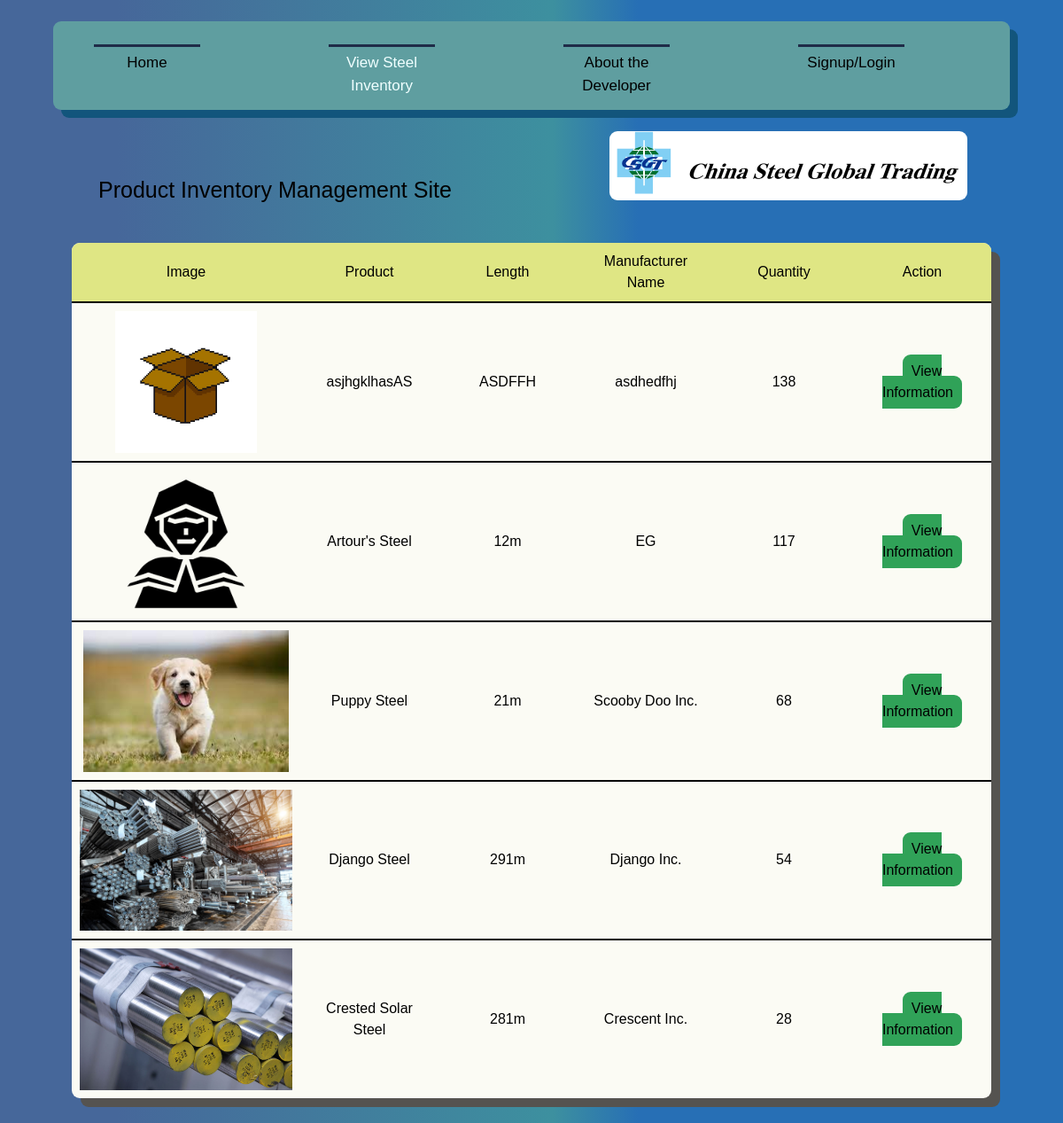
The page /Products on the database as committed earlier.
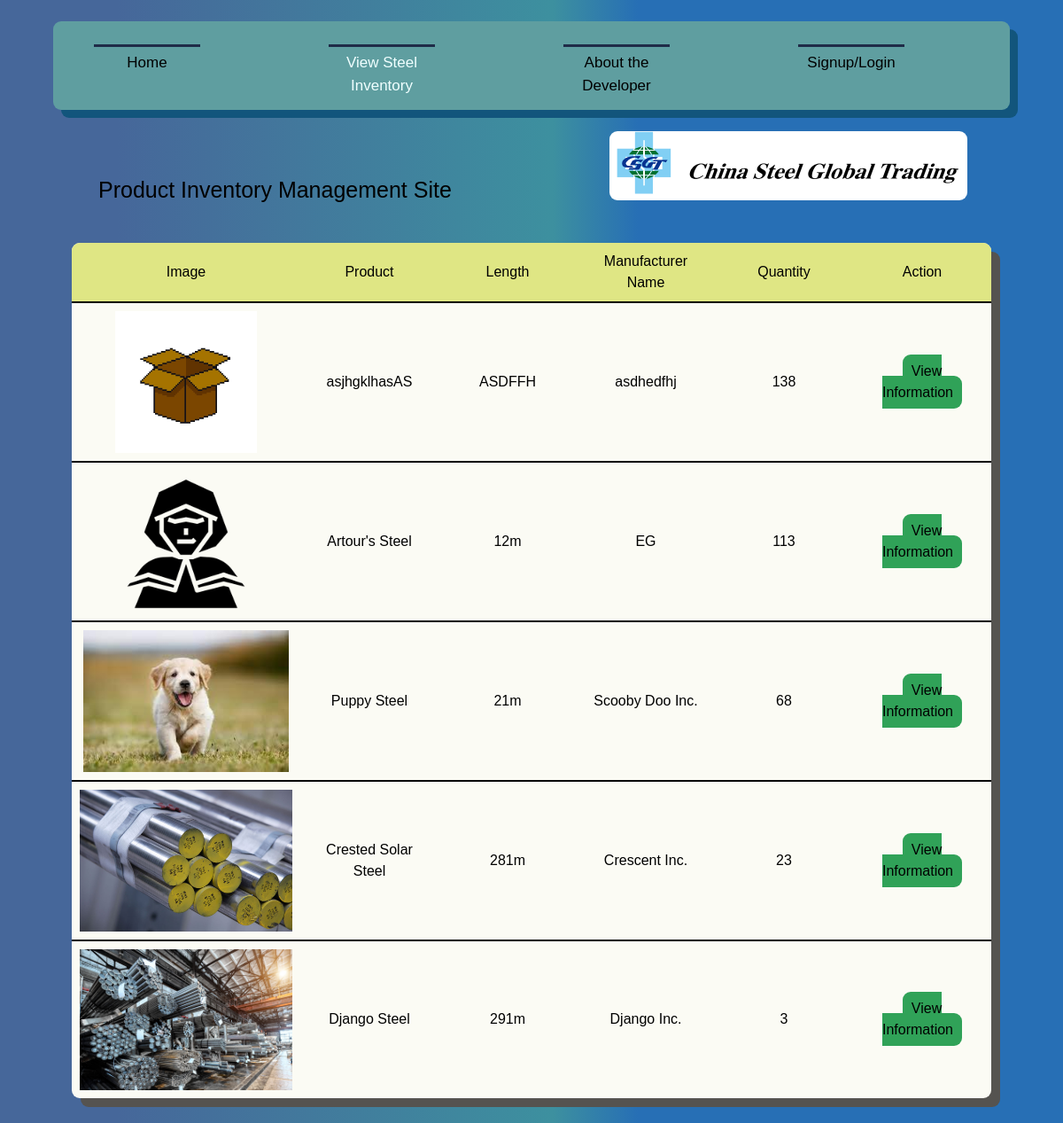
The same page on the database as committed later.
### Inventory/models.py (models this page shows, shortened)
class Product(models.Model): #Steels, not food
    objects = models.Manager()
    Name = models.CharField(max_length=200, unique=True)
    Image = models.ImageField(default= "images/defproduct.jpg", blank=True, upload_to="images/") #not have image if we dont have one, uploaded to images folder automatically
    Manufacturer = models.CharField(default=None, max_length=100)
    ManuLoc = models.CharField(default=None,max_length=255)
    Color = models.CharField(default=None, max_length=20)
    Status = models.BooleanField(default=True) #Records incase of removed
    Measurement = models.CharField(default=None, max_length=30)
    Description = models.CharField(default=None, max_length=500)
    GrossWeight = models.CharField(default=None, max_length=40)
    Marks = models.CharField(default=None, null=True, max_length=300)
    Length = models.CharField(max_length=20)
    Cost = models.DecimalField(default=0, validators=[DecimalValidator(5,2)], decimal_places=2, max_digits=7) #declared value USD
    Stock = models.BigIntegerField(default=0)
    Contact = models.CharField(max_length=500)

### Inventory/views.py (the view)
# urls.py: path('Products',views.Products, name='Products'),
def Products(request):
    use = 'home'
    condition = ""
    User = Userperson.objects.all()
    P = Product.objects.filter(Stock__gte = 1).filter(Status = True).order_by('-Stock')
    if request.user.is_authenticated:
        condition = True
        if request.session.get('NAVIGATE') == "confirmorder" or request.session.get('NAVIGATE') == "confirmtrans":
            print('DELETED CACHE')
            request.session['Remarks'] = None
            request.session['productname'] = None
            request.session['OrderedPRem'] = None
            request.session['OrderPname'] = None
            request.session['manufacturer'] = None
            request.session['Order'] = None
        request.session['NAVIGATE'] = "products"
        return render(request, 'Inventory/products.html',{
            'C' : condition,
            'P':P,
            'User':User,
            'username' : request.session['user'],
            'use' : use
            })
    else:
        condition = False
        return render(request, 'Inventory/products.html',{
            'C' : condition,
            'P':P,
            'User':User,
            'url':settings.MEDIA_URL,
            'use' : use
            })

### Inventory/templates/Inventory/products.html (shortened to what this page needs)
{% extends 'Inventory/base.html' %}
{% load static %}
    {% block content %}
        {% if use == 'home' %}
        <span class="Largetext" style="margin-left:8vw; font-family: Helvetica;"> Product Inventory Management Site </span> <br>
        <table style="font-style: normal; font-weight: normal;" class="Frame">
            <tr class="identify">
                <th style="border-top-left-radius: 9px;"> Image </th>
                <th> Product </th>
                <th> Length </th>
                <th> Manufacturer Name </th>
                <th> Quantity </th>
                <th style="border-top-right-radius: 9px;"> Action </th>
            </tr>
                {% for p in P %}
                    {% if C == True %}
                    <tr class="Header">
                        <th> <img class="image" src="{{ p.Image.url }}"> </th>
                        <th> {{ p.Name }} </th>
                        <th> {{ p.Length }} </th>
                        <th> {{ p.Manufacturer }} </th>
                        <th> {{ p.Stock }} </th>
                        <th>
                            <div class="actions">
                            <a class="Button w-auto" href="{% url 'view' pk=p.pk %}"> View </a>
                            <a class="Button w-auto" href="{% url 'edit' pk=p.pk %}"> Edit Info </a>
                            </div>
                        </th>
                    </tr>
                    {% elif C == False %}
                        <tr class="Header" id="Listed">
                            <th> <img src="{{ p.Image.url }}" class="image"> </th>
                            <th> {{ p.Name }} </th>
                            <th> {{ p.Length }} </th>
                            <th> {{ p.Manufacturer }} </th>
                            <th> {{ p.Stock }} </th>
                            <th> <a class="Button" href="{% url 'view' pk=p.pk %}" id="view"> View Information </a> </th>
                        </tr>
                    {% endif %}
                {% endfor %}
            </table>
            <br><br>
    {% endif %}
    <br><br>
    {% endblock %}

### Inventory/templates/Inventory/base.html (shortened to what this page needs)
{% load static %}
<!DOCTYPE html>
<html lang="en">
<head>
    <link rel="stylesheet" type="text/css" href="{% static '/css/output.css' %}">
</head>
<body>
    {% block header %}
    <br>
        <div class="header">
            {% if C == True %}
            <a class="Home {% if request.path == '/' %}active{% endif %}" href="{% url 'home' %}"> Home </a>
            <a class="Products {% if request.path == '/Products' %}active{% endif %}" href="{% url 'Products' %}"> View Steel Inventory </a>
            <a class="User {% if request.path == '/PendingOrders' %}active{% endif %}" href="{% url 'Products2' %}"> Pending Orders </a>
            <a class="User {% if request.path == '/ClerkPage' %}active{% endif %}" href="{% url 'clerk' %}"> Clerk Page </a>
            <a class="User {% if request.path == '/NotifyParties' %}active{% endif %}" href="{% url 'shownotify' %}"> Notify Parties </a>
            <a class="User {% if request.path == '/ConfirmedOrders' %}active{% endif %}" href="{% url 'doneorders' %}"> Confirmed orders </a>
            {% elif C == False %}
            <a class="Home {% if request.path == '/' %}active{% endif %}" href="{% url 'home' %}"> Home </a>
            <a class="Products {% if request.path == '/Products' %}active{% endif %}" href="{% url 'Products' %}"> View Steel Inventory </a>
            <a class="About {% if request.path == '/Developer' %}active{% endif %}" href="{% url 'Developer' %}"> About the Developer </a>
            <a class="User {% if request.path == '/ClerkPage' %}active{% endif %}" href="{% url 'Signup' %}"> Signup/Login </a>
            {% endif %}
        </div>
        <img src= "{% static 'pic/chinalogo.gif' %}" style="float: right; margin-right: 9vw; margin-top: 3vh; border-radius: 9px;"> <br><br><br>
    {% endblock %}
    {% block content %}
    {% endblock %}
</body>
</html>

Rows that differ between the two databases and show on the page:
changed Product "Artour's Steel": Stock "117" → "113"
changed Product "Crested Solar Steel": Stock "28" → "23"; moves up the list
changed Product "Django Steel": Stock "54" → "3"
